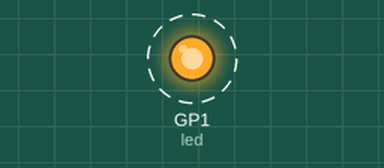
Bench run of a program on a simulated Raspberry Pi Pico running MicroPython. On the bench: output pins drawn as LEDs (lit = HIGH). Dashed ring = blinking.

Above: at 0.5 s.
Timing chart, 0 to 4.6 s (numbered marks = the images above):
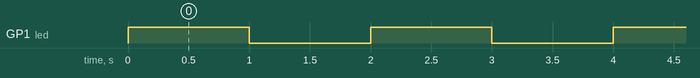

Measured:
- by itself, GP1 (led): alternates HIGH for 1.0 s and LOW for 1.0 s

The program:

RedLight_Sample.py
```python
from machine import Pin
import time

pinNumber=1  #Pin Number
delayTime=1  #Delay Time in Second

led = Pin(pinNumber, Pin.OUT)

while True:
    led.on()
    time.sleep(delayTime)
    led.off()
    time.sleep(delayTime)
```
